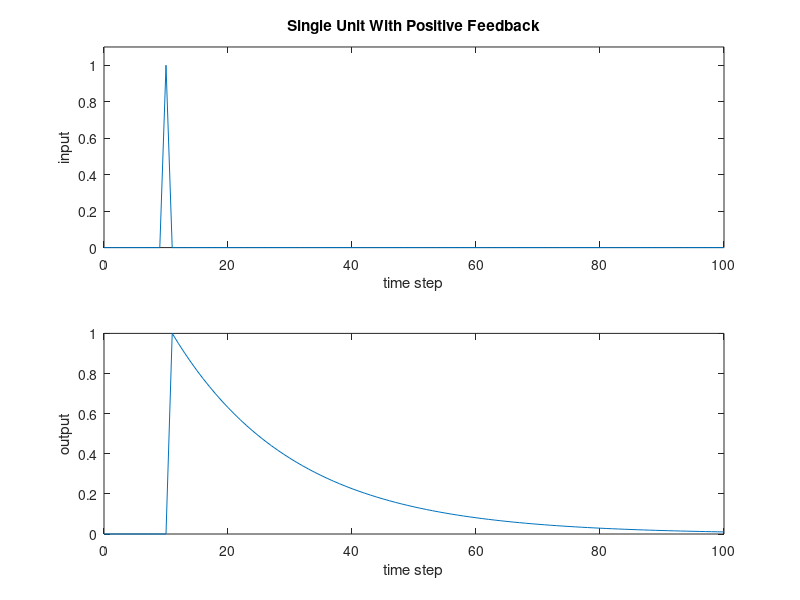

The MATLAB source for this figure:
% sn1posFB.m
% this script sets up a simple, single
% model neuron with positive feedback;
% parameters:
% v: input weight
% w: feedback weight
% x: input vector
% y: output vector
% t: time vector
% tend: last time point
% inflag: input flag

% set input flag
% (1 for impulse, 2 for step)
inflag=1; 

% enter cut-off and saturation
cut=0;
sat=10;

% set time step and end time in seconds
tend=100;
t=0:tend;
nts=tend+1;

% set feedback and input weights
v=1;
w=0.95;

% set up input
x=zeros(1,nts);
start=(nts-1)/10+1;
if inflag==1,
    x(start)=1;
elseif inflag==2,
    x(start:nts)=ones(1,nts-start+1);
end

% set up outputs
y=zeros(1,nts);

% find outputs
for i=2:nts,
    y(i)=w*y(i-1) + v*x(i-1);
    if y(i)<cut, y(i)=0; end
    if y(i)>sat, y(i)=sat; end
end

% plot results
clf
subplot(211)
plot(t,x)
axis([0 tend 0 1.1])
xlabel('time step')
ylabel('input')
title('Single Unit With Positive Feedback')
subplot(212)
plot(t,y)
% axis([0 tend 0 12])
xlabel('time step')
ylabel('output')

